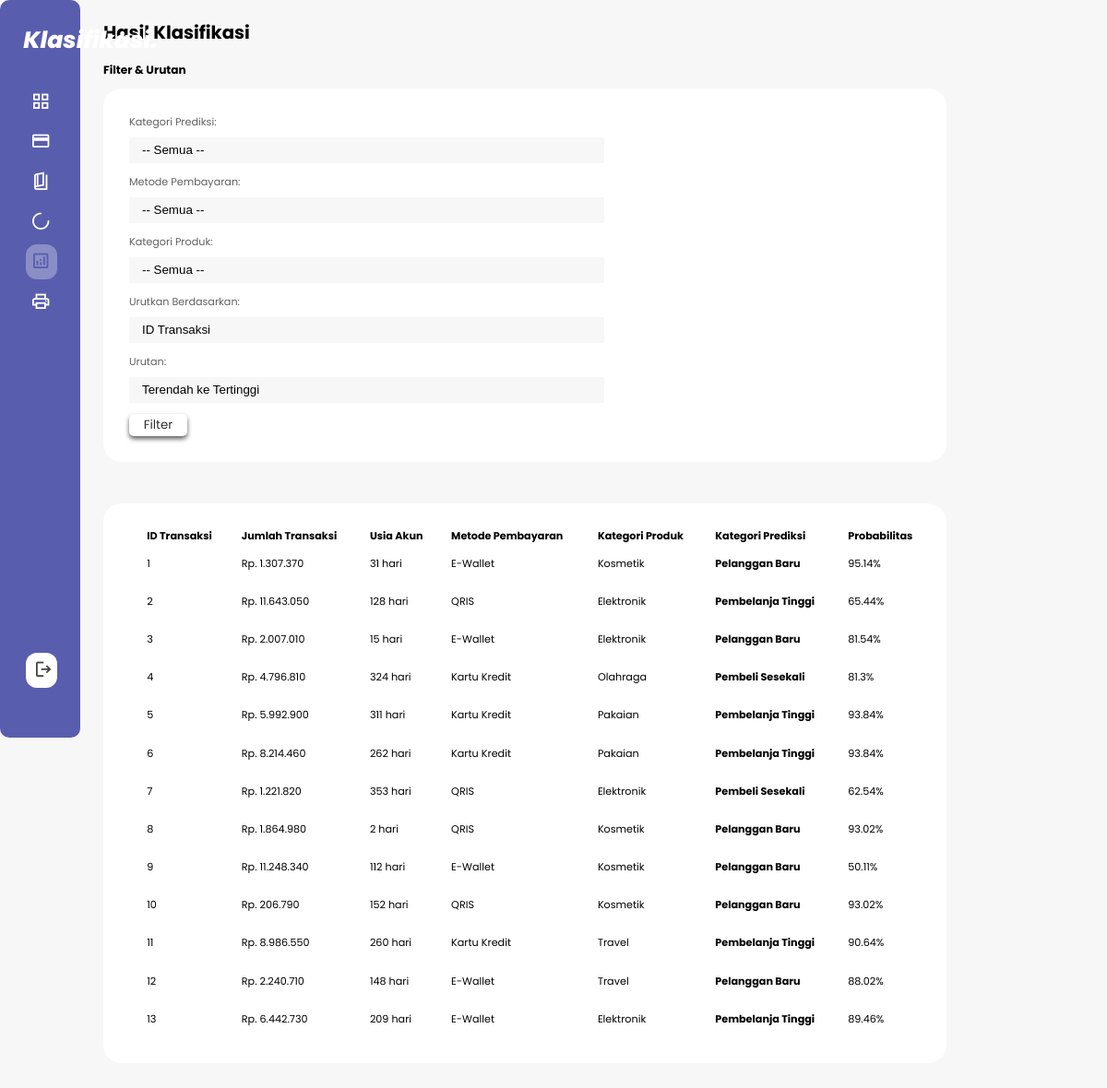
/hasil.php (signed in), run on the app's committed database.
### tables this page shows
CREATE TABLE `hasil_klasifikasi` (
  `id_hasil` int(11) NOT NULL,
  `id_transaksi` int(11) NOT NULL,
  `kategori_prediksi` varchar(50) NOT NULL,
  `probabilitas_prediksi` double NOT NULL
);

CREATE TABLE `transaksi` (
  `id_transaksi` int(11) NOT NULL,
  `kategoriProduk` varchar(50) DEFAULT NULL,
  `jumlahTransaksi` decimal(18,2) NOT NULL,
  `metodePembayaran` varchar(50) DEFAULT NULL,
  `jumlahBarang` int(11) NOT NULL,
  `tipePerangkat` varchar(50) DEFAULT NULL,
  `tanggalTransaksi` datetime NOT NULL,
  `usiaPengguna` int(11) NOT NULL,
  `usiaAkun` int(11) NOT NULL
);

### hasil.php (the view, shortened to what this page needs)
<!DOCTYPE html>
<html lang="en">
<head>
    <link rel="stylesheet" href="./styles/style.css">
</head>
<body>
    <div class="container">
        <?php
        include "sidebar.php";
        include "includes/config.php";
        $sort_by = isset($_GET['sort_by']) ? $_GET['sort_by'] : 'id_transaksi';
        $sort_order = isset($_GET['sort_order']) ? $_GET['sort_order'] : 'ASC';
        $query = "SELECT h.id_transaksi, t.jumlahTransaksi, t.usiaAkun, t.metodePembayaran, t.kategoriProduk, h.kategori_prediksi, h.probabilitas_prediksi
                  FROM hasil_klasifikasi h
                  JOIN transaksi t ON h.id_transaksi = t.id_transaksi";
        $order_by = '';
        switch ($sort_by) {
            default:
                $order_by = 'h.id_transaksi';
                break;
        }
        $sort_order = strtoupper($sort_order) == 'DESC' ? 'DESC' : 'ASC';
        $query .= " ORDER BY $order_by $sort_order";
        $hasil = $koneksi->query($query);
        ?>
        <main>
            <h2>Hasil Klasifikasi</h2>
            <div class="container-form">
                <form action="hasil.php" method="get">
                    <br>
                    <h3>Filter & Urutan</h3>
                    <div class="form">
                        <div class="form1">
                            <label for="kategori_prediksi">Kategori Prediksi:</label>
                            <br>
                            <select id="kategori_prediksi" name="kategori_prediksi">
                                <option value="">-- Semua --</option>
                            </select>
                            <br>
                            <label for="metode_pembayaran">Metode Pembayaran:</label>
                            <br>
                            <select id="metode_pembayaran" name="metode_pembayaran">
                                <option value="">-- Semua --</option>
                            </select>
                            <br>
                            <label for="kategori_produk">Kategori Produk:</label>
                            <br>
                            <select id="kategori_produk" name="kategori_produk">
                                <option value="">-- Semua --</option>
                            </select>
                            <br>
                            <label for="sort_by">Urutkan Berdasarkan:</label>
                            <br>
                            <select id="sort_by" name="sort_by">
                                <option value="id_transaksi" <?php echo ($sort_by == 'id_transaksi') ? 'selected' : ''; ?>>ID Transaksi</option>
                            </select>
                            <br>
                            <label for="sort_order">Urutan:</label>
                            <br>
                            <select id="sort_order" name="sort_order">
                                <option value="ASC" <?php echo ($sort_order == 'ASC') ? 'selected' : ''; ?>>Terendah ke Tertinggi</option>
                            </select>
                            <br>
                            <div class="bt-form">
                                <button type="submit" name="submit" class="btn btn-primary">Filter</button>
                            </div>
                        </div>
                    </div>
                </form>
                <br>
                <div class="recent-naive">
                    <table>
                        <thead>
                            <th>ID Transaksi</th>
                            <th>Jumlah Transaksi</th>
                            <th>Usia Akun</th>
                            <th>Metode Pembayaran</th>
                            <th>Kategori Produk</th>
                            <th>Kategori Prediksi</th>
                            <th>Probabilitas</th>
                        </thead>
                        <tbody>
                            <?php
                            if ($hasil && $hasil->num_rows > 0) {
                                while ($row = mysqli_fetch_array($hasil)) {
                            ?>
                                    <tr>
                                        <td><?php echo htmlspecialchars($row['id_transaksi']); ?></td>
                                        <td><?php echo "Rp. " . number_format($row['jumlahTransaksi'], 0, ',', '.'); ?></td>
                                        <td><?php echo htmlspecialchars($row['usiaAkun']); ?> hari</td>
                                        <td><?php echo htmlspecialchars($row['metodePembayaran']); ?></td>
                                        <td><?php echo htmlspecialchars($row['kategoriProduk']); ?></td>
                                        <td style='font-weight: bold;'><?php echo htmlspecialchars($row['kategori_prediksi']); ?></td>
                                        <td><?php echo round($row['probabilitas_prediksi'] * 100, 2) . "%"; ?></td>
                                    </tr>
                            <?php
                                }
                            } else {
                                echo "<tr><td colspan='7' style='text-align:center;'>Tidak ada data yang ditemukan.</td></tr>";
                            }
                            ?>
                        </tbody>
                    </table>
                </div>
            </div>
        </main>
    </div>
</body>
</html>

### styles/style.css (style rules this page uses)
:root { --color-primary:#595dad; --font-color-sidebar:#2D2D2D; --font-color-form:#606060; --color-danger:#ff7782; --color-success:#41f1b6; --color-info-light:#dce1eb; --color-primary-variant:#1807b5; --color-light:rgba(255, 255, 255, 0.3); --color-light-hover-sidebar:rgba(255, 255, 255, 0.1); --box-shadow:0 2rem 3rem rgba(0,0,0,0,25%); --background-color:#F7F7F7; --card-border-radius:20px; --border-radius-1:0.4rem; --border-radius-2:0.8; --border-radius-3:1.2rem; --card-padding:1.8rem; --padding-1:1.2rem; }
* { margin:0; padding: 0; outline: 0; appearance: none; border: 0; text-decoration: none; list-style:none; box-sizing: border-box; }
html { font-size: 14px; }
body { width: 100vw; height: 100vh; font-family: poppins, sans-serif; font-size: 0.8rem; background: var(--background-color); user-select: none; overflow-x: hidden; }
.container { display: grid; width: 96%; gap: 1.8rem; grid-template-columns: 16rem auto; }
h2 { font-size: 1.4rem; }
h3 { font-size: 0.87rem; }
label { color:var(--font-color-form); }
main { margin-top: 1.4rem; }
main .recent-naive { margin-top: 2rem; margin-bottom:2rem ; }
main .recent-naive table { background:#fff; width: 100%; border-radius: var(--card-border-radius); padding: var(--card-padding); text-align: left; overflow-x: scroll; }
main .recent-naive table th, main .recent-naive table td { padding-left: 20px; }
main table tbody td { height: 2.8rem; border-bottom: 1px solid var(--color-light); }
main table tbody tr:last-child td { border: none; }
main .container-form { grid-template-columns: 1fr 1fr; width: 90%; }
main .form { background: #fff; width: 100%; height: auto; border-radius: var(--card-border-radius); padding: 2rem; margin-top: 0.8rem; }
main .form select { background:#F7F7F7 ; border-radius: 2px; height: 28px; padding: 0 1rem ; width: 60%; margin-top: 8px; margin-bottom: 12px ; }
main .bt-form button { font-family: poppins, sans-serif; background: var(--color-primary); color: #ffff; height: 24px; width: 63px; border-radius: 5px; box-shadow: 0 3px 5px var(--font-color-form); margin-right: 5px; transition: all 300ms ease; cursor: pointer; }
main .bt-form button:last-child { background: #ffff; color: var(--font-color-sidebar); }
@media screen and (max-width: 1200px) { .container { width: 94%; grid-template-columns: 6.2rem auto; } }
@media screen and (max-width: 1200px) { main .container-form { width: 90%; } }

### data on the page
hasil_klasifikasi: id_transaksi "1", id_transaksi.jumlahTransaksi "1.307.370", id_transaksi.usiaAkun "31", id_transaksi.metodePembayaran "E-Wallet", id_transaksi.kategoriProduk "Kosmetik", kategori_prediksi "Pelanggan Baru", $row['probabilitas_prediksi']*100 "95.14"
hasil_klasifikasi: id_transaksi "2", id_transaksi.jumlahTransaksi "11.643.050", id_transaksi.usiaAkun "128", id_transaksi.metodePembayaran "QRIS", id_transaksi.kategoriProduk "Elektronik", kategori_prediksi "Pembelanja Tinggi", $row['probabilitas_prediksi']*100 "65.44"
hasil_klasifikasi: id_transaksi "3", id_transaksi.jumlahTransaksi "2.007.010", id_transaksi.usiaAkun "15", id_transaksi.metodePembayaran "E-Wallet", id_transaksi.kategoriProduk "Elektronik", kategori_prediksi "Pelanggan Baru", $row['probabilitas_prediksi']*100 "81.54"
hasil_klasifikasi: id_transaksi "4", id_transaksi.jumlahTransaksi "4.796.810", id_transaksi.usiaAkun "324", id_transaksi.metodePembayaran "Kartu Kredit", id_transaksi.kategoriProduk "Olahraga", kategori_prediksi "Pembeli Sesekali", $row['probabilitas_prediksi']*100 "81.3"
hasil_klasifikasi: id_transaksi "5", id_transaksi.jumlahTransaksi "5.992.900", id_transaksi.usiaAkun "311", id_transaksi.metodePembayaran "Kartu Kredit", id_transaksi.kategoriProduk "Pakaian", kategori_prediksi "Pembelanja Tinggi", $row['probabilitas_prediksi']*100 "93.84"
hasil_klasifikasi: id_transaksi "6", id_transaksi.jumlahTransaksi "8.214.460", id_transaksi.usiaAkun "262", id_transaksi.metodePembayaran "Kartu Kredit", id_transaksi.kategoriProduk "Pakaian", kategori_prediksi "Pembelanja Tinggi", $row['probabilitas_prediksi']*100 "93.84"
hasil_klasifikasi: id_transaksi "7", id_transaksi.jumlahTransaksi "1.221.820", id_transaksi.usiaAkun "353", id_transaksi.metodePembayaran "QRIS", id_transaksi.kategoriProduk "Elektronik", kategori_prediksi "Pembeli Sesekali", $row['probabilitas_prediksi']*100 "62.54"
hasil_klasifikasi: id_transaksi "8", id_transaksi.jumlahTransaksi "1.864.980", id_transaksi.usiaAkun "2", id_transaksi.metodePembayaran "QRIS", id_transaksi.kategoriProduk "Kosmetik", kategori_prediksi "Pelanggan Baru", $row['probabilitas_prediksi']*100 "93.02"
hasil_klasifikasi: id_transaksi "9", id_transaksi.jumlahTransaksi "11.248.340", id_transaksi.usiaAkun "112", id_transaksi.metodePembayaran "E-Wallet", id_transaksi.kategoriProduk "Kosmetik", kategori_prediksi "Pelanggan Baru", $row['probabilitas_prediksi']*100 "50.11"
hasil_klasifikasi: id_transaksi "10", id_transaksi.jumlahTransaksi "206.790", id_transaksi.usiaAkun "152", id_transaksi.metodePembayaran "QRIS", id_transaksi.kategoriProduk "Kosmetik", kategori_prediksi "Pelanggan Baru", $row['probabilitas_prediksi']*100 "93.02"
hasil_klasifikasi: id_transaksi "11", id_transaksi.jumlahTransaksi "8.986.550", id_transaksi.usiaAkun "260", id_transaksi.metodePembayaran "Kartu Kredit", id_transaksi.kategoriProduk "Travel", kategori_prediksi "Pembelanja Tinggi", $row['probabilitas_prediksi']*100 "90.64"
hasil_klasifikasi: id_transaksi "12", id_transaksi.jumlahTransaksi "2.240.710", id_transaksi.usiaAkun "148", id_transaksi.metodePembayaran "E-Wallet", id_transaksi.kategoriProduk "Travel", kategori_prediksi "Pelanggan Baru", $row['probabilitas_prediksi']*100 "88.02"
hasil_klasifikasi: id_transaksi "13", id_transaksi.jumlahTransaksi "6.442.730", id_transaksi.usiaAkun "209", id_transaksi.metodePembayaran "E-Wallet", id_transaksi.kategoriProduk "Elektronik", kategori_prediksi "Pembelanja Tinggi", $row['probabilitas_prediksi']*100 "89.46"
